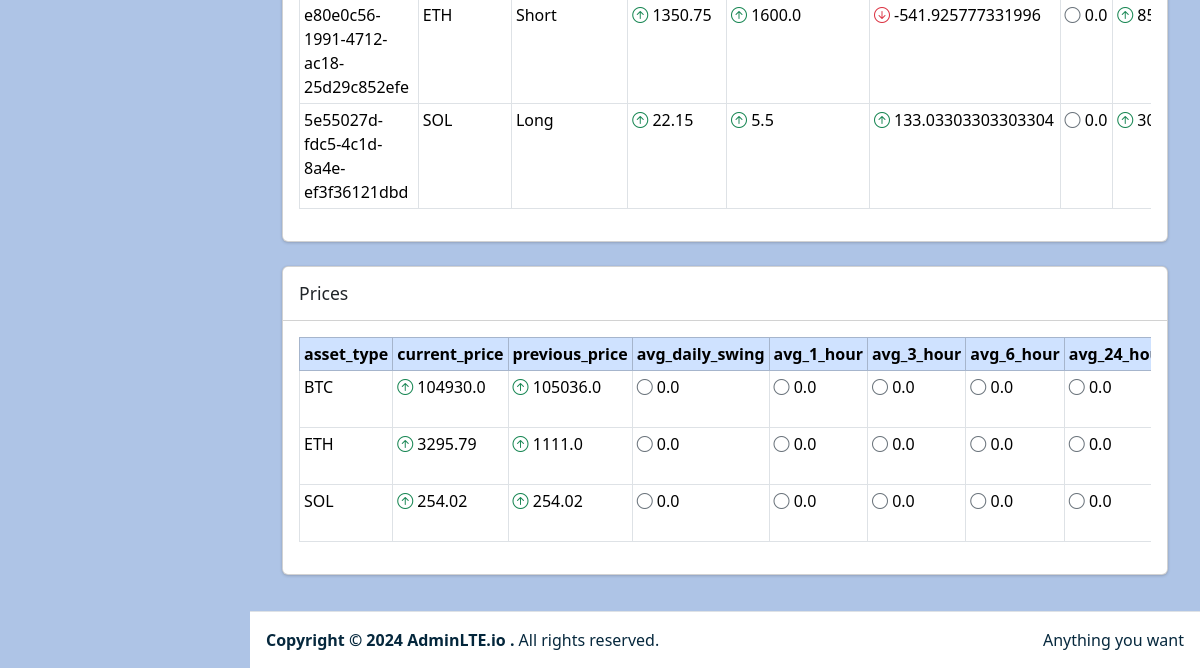
The app's page /database-viewer (lower part), older data.
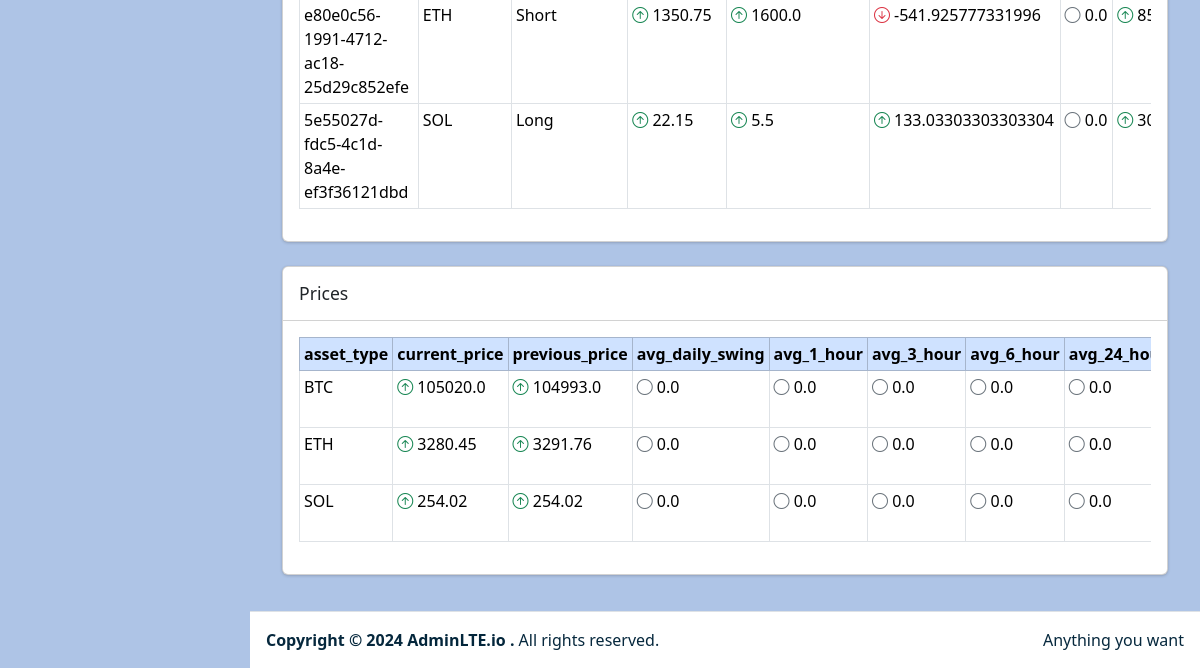
The same page, newer data.
### tables this page shows
CREATE TABLE prices (
                asset_type TEXT PRIMARY KEY,
                current_price REAL,
                previous_price REAL,
                avg_daily_swing REAL,
                avg_1_hour REAL,
                avg_3_hour REAL,
                avg_6_hour REAL,
                avg_24_hour REAL,
                last_update_time DATETIME,
                previous_update_time DATETIME,
                source TEXT
            );

### web_app.py (the view)
@app.route("/database-viewer")
def database_viewer():
    conn = sqlite3.connect(DB_PATH)
    conn.row_factory = sqlite3.Row
    cur = conn.cursor()
    cur.execute("""
        SELECT name
        FROM sqlite_master
        WHERE type='table'
          AND name NOT LIKE 'sqlite_%'
        ORDER BY name
    """)
    tables = [row["name"] for row in cur.fetchall()]
    db_data = {}
    for table in tables:
        cur.execute(f"PRAGMA table_info({table})")
        columns = [col["name"] for col in cur.fetchall()]
        cur.execute(f"SELECT * FROM {table}")
        rows_raw = cur.fetchall()
        rows = [dict(row) for row in rows_raw]
        db_data[table] = {
            "columns": columns,
            "rows": rows
        }
    conn.close()
    return render_template("database_viewer.html", db_data=db_data)

### templates/database_viewer.html (shortened to what this page needs)
{% extends "sonic_admin.html" %}
{% block content %}
<div class="container-fluid">
  {% for table_name, data in db_data.items() %}
  <div class="card my-4">
    <div class="card-header">
      <h3 class="card-title">{{ table_name | capitalize }}</h3>
    </div>
    <div class="card-body">
      {% if data.rows %}
        <div class="table-responsive">
          <table class="table table-bordered table-hover table-sm">
            <thead class="table-primary">
              <tr>
                {% for col in data.columns %}
                  <th scope="col">{{ col }}</th>
                {% endfor %}
              </tr>
            </thead>
            <tbody>
              {% for row in data.rows %}
              <tr>
                {% for col in data.columns %}
                  {% set val = row[col] %}
                  <td>
                    {% if val is number %}
                      {% if val > 0 %}
                        <i class="bi bi-arrow-up-circle text-success"></i>
                      {% elif val < 0 %}
                        <i class="bi bi-arrow-down-circle text-danger"></i>
                      {% else %}
                        <i class="bi bi-circle text-secondary"></i>
                      {% endif %}
                      {{ val }}
                    {% else %}
                      {{ val }}
                    {% endif %}
                  </td>
                {% endfor %}
              </tr>
              {% endfor %}
            </tbody>
          </table>
        </div>
      {% else %}
        <p class="text-muted">No rows in {{ table_name }} table.</p>
      {% endif %}
    </div>
  </div>
  {% endfor %}
</div>
{% endblock %}

Row changes from the older to the newer data that the page shows:
changed prices "BTC": current_price 104930 → 105020 (drawn); previous_price 105036 → 104993 (drawn)
changed prices "ETH": current_price 3295.79 → 3280.45 (drawn); previous_price 1111 → 3291.76 (drawn)
Text that changed along with them:
list line gone: "104930.0 105036.0"
new list line: "105020.0 104993.0"
list line gone: "3295.79 1111.0"
new list line: "3280.45 3291.76"
